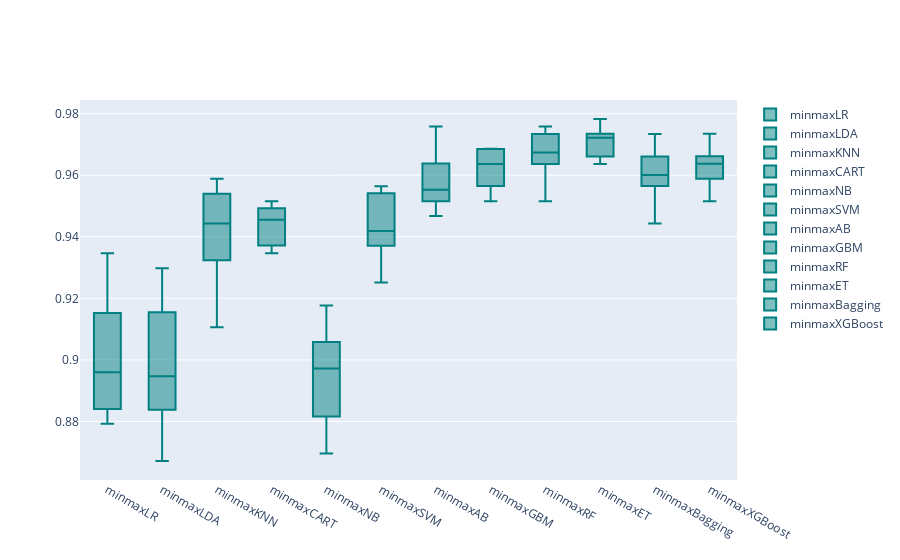

The notebook cell this image was saved under:
### Code cell
models = GetScaledModel('minmax')
names,results = BasedLine2(X_train, y_train,models)
PlotBoxR().PlotResult(names,results)

scaledScoreMinMax = ScoreDataFrame(names,results)
compareModels = pd.concat([basedLineScore,
                           scaledScoreStandard,
                          scaledScoreMinMax], axis=1)
compareModels

### Figure 1 — Plotly figure (JSON) as saved in the notebook; plotly's stock layout.template omitted (floating-point values rounded to 4 significant figures)
{"data": [{"marker": {"color": "rgb(0, 128, 128)"}, "name": "minmaxLR", "type": "box", "y": [0.901, 0.8841, 0.8792, 0.8816, 0.891, 0.8862, 0.9346, 0.9031, 0.9201, 0.9153]}, {"marker": {"color": "rgb(0, 128, 128)"}, "name": "minmaxLDA", "type": "box", "y": [0.9155, 0.8841, 0.872, 0.8671, 0.9104, 0.8838, 0.9298, 0.8935, 0.9249, 0.8959]}, {"marker": {"color": "rgb(0, 128, 128)"}, "name": "minmaxKNN", "type": "box", "y": [0.9444, 0.9324, 0.9106, 0.9324, 0.9419, 0.9443, 0.954, 0.9443, 0.954, 0.9588]}, {"marker": {"color": "rgb(0, 128, 128)"}, "name": "minmaxCART", "type": "box", "y": [0.9372, 0.9372, 0.9493, 0.9493, 0.9346, 0.9443, 0.9419, 0.9467, 0.9467, 0.9516]}, {"marker": {"color": "rgb(0, 128, 128)"}, "name": "minmaxNB", "type": "box", "y": [0.9058, 0.8913, 0.8696, 0.8816, 0.8862, 0.8789, 0.9177, 0.9031, 0.9104, 0.9056]}, {"marker": {"color": "rgb(0, 128, 128)"}, "name": "minmaxSVM", "type": "box", "y": [0.9541, 0.9372, 0.9324, 0.9251, 0.9443, 0.937, 0.9564, 0.9395, 0.9492, 0.9564]}, {"marker": {"color": "rgb(0, 128, 128)"}, "name": "minmaxAB", "type": "box", "y": [0.9517, 0.9493, 0.9638, 0.9565, 0.9516, 0.9588, 0.9758, 0.9467, 0.954, 0.9734]}, {"marker": {"color": "rgb(0, 128, 128)"}, "name": "minmaxGBM", "type": "box", "y": [0.9686, 0.9565, 0.9614, 0.9686, 0.9637, 0.9564, 0.9685, 0.9516, 0.9637, 0.9637]}, {"marker": {"color": "rgb(0, 128, 128)"}, "name": "minmaxRF", "type": "box", "y": [0.9686, 0.9734, 0.9662, 0.9758, 0.9637, 0.9516, 0.9709, 0.9637, 0.9637, 0.9734]}, {"marker": {"color": "rgb(0, 128, 128)"}, "name": "minmaxET", "type": "box", "y": [0.9734, 0.9783, 0.9638, 0.971, 0.9661, 0.9685, 0.9734, 0.9637, 0.9782, 0.9734]}, {"marker": {"color": "rgb(0, 128, 128)"}, "name": "minmaxBagging", "type": "box", "y": [0.9662, 0.9614, 0.9565, 0.9589, 0.9516, 0.9443, 0.9734, 0.9661, 0.9613, 0.9588]}, {"marker": {"color": "rgb(0, 128, 128)"}, "name": "minmaxXGBoost", "type": "box", "y": [0.9734, 0.9589, 0.9662, 0.9638, 0.9661, 0.9516, 0.9685, 0.9637, 0.9588, 0.9564]}], "layout": {}}
